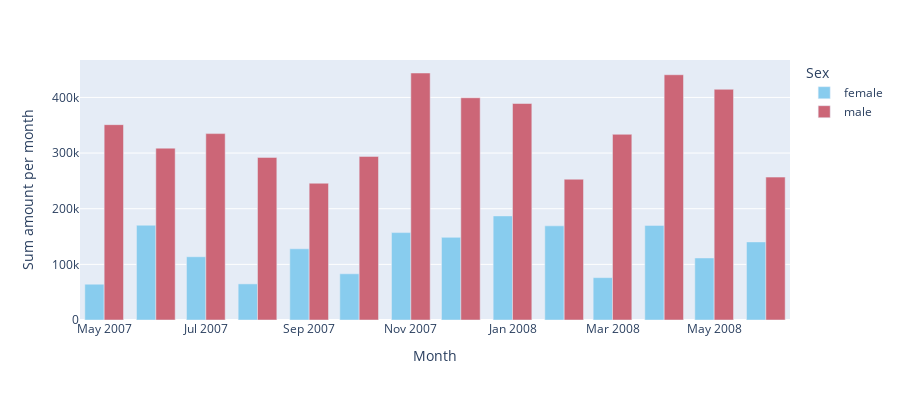

Source (notebook cell):
### Code cell
fig = px.bar(
    loans_per_month, 
    x = 'month',
    y = 'Sum amount per month',
    color = 'sex',
    barmode = 'group',
    labels = {'month': 'Month'},
    color_discrete_sequence=px.colors.qualitative.Safe,
    width = 900,
    height = 400
)
fig.update_legends(
    title = 'Sex'
)
fig.show()

### Figure 1 — Plotly figure (JSON) as saved in the notebook; plotly's stock layout.template omitted (floating-point values rounded to 4 significant figures)
{"data": [{"alignmentgroup": "True", "hovertemplate": "sex=female<br>Month=%{x}<br>Sum amount per month=%{y}<extra></extra>", "legendgroup": "female", "marker": {"color": "rgb(136, 204, 238)", "pattern": {"shape": ""}}, "name": "female", "offsetgroup": "female", "orientation": "v", "showlegend": true, "textposition": "auto", "type": "bar", "x": ["2007-05-01", "2007-06-01", "2007-07-01", "2007-08-01", "2007-09-01", "2007-10-01", "2007-11-01", "2007-12-01", "2008-01-01", "2008-02-01", "2008-03-01", "2008-04-01", "2008-05-01", "2008-06-01"], "xaxis": "x", "y": [64278, 170340, 113690, 64910, 127988, 83052, 157098, 148574, 187066, 169230, 76122, 170044, 111482, 140346], "yaxis": "y"}, {"alignmentgroup": "True", "hovertemplate": "sex=male<br>Month=%{x}<br>Sum amount per month=%{y}<extra></extra>", "legendgroup": "male", "marker": {"color": "rgb(204, 102, 119)", "pattern": {"shape": ""}}, "name": "male", "offsetgroup": "male", "orientation": "v", "showlegend": true, "textposition": "auto", "type": "bar", "x": ["2007-05-01", "2007-06-01", "2007-07-01", "2007-08-01", "2007-09-01", "2007-10-01", "2007-11-01", "2007-12-01", "2008-01-01", "2008-02-01", "2008-03-01", "2008-04-01", "2008-05-01", "2008-06-01"], "xaxis": "x", "y": [351048, 308848, 334976, 292228, 245830, 294016, 443910, 399372, 389094, 253026, 333766, 440774, 414604, 256804], "yaxis": "y"}], "layout": {"barmode": "group", "height": 400, "legend": {"title": {"text": "Sex"}, "tracegroupgap": 0}, "margin": {"t": 60}, "width": 900, "xaxis": {"anchor": "y", "domain": [0, 1], "title": {"text": "Month"}}, "yaxis": {"anchor": "x", "domain": [0, 1], "title": {"text": "Sum amount per month"}}}}
